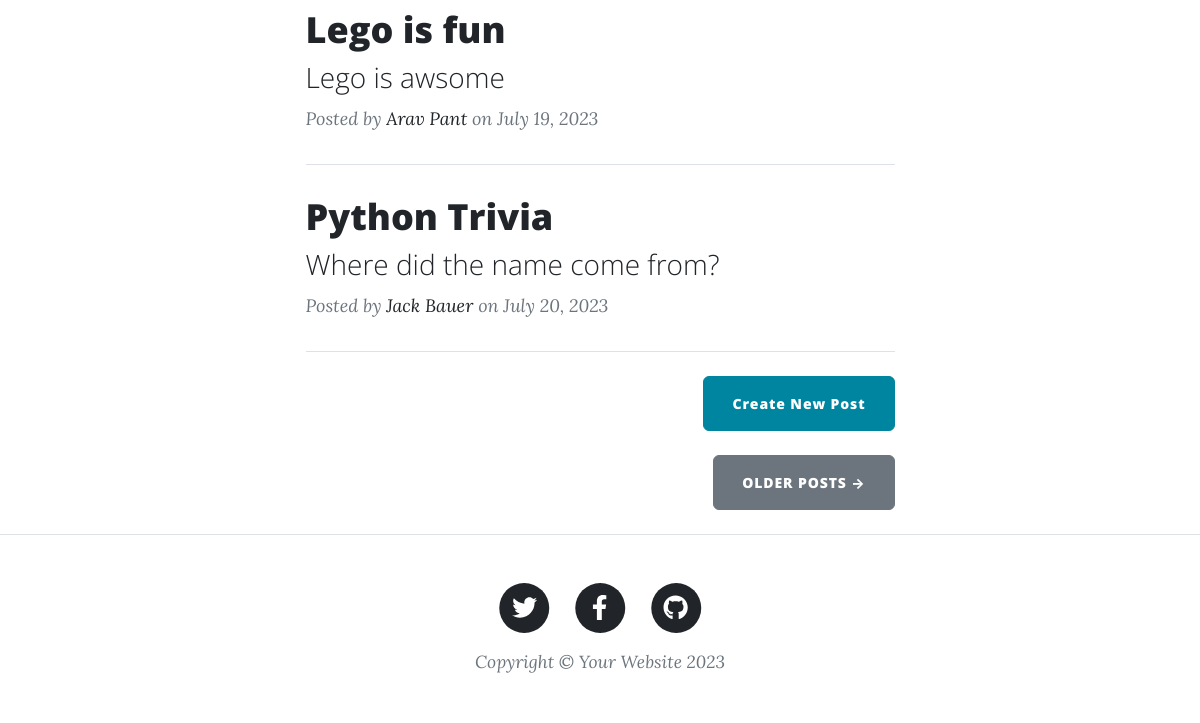
Before: / (lower part) with the older database file.
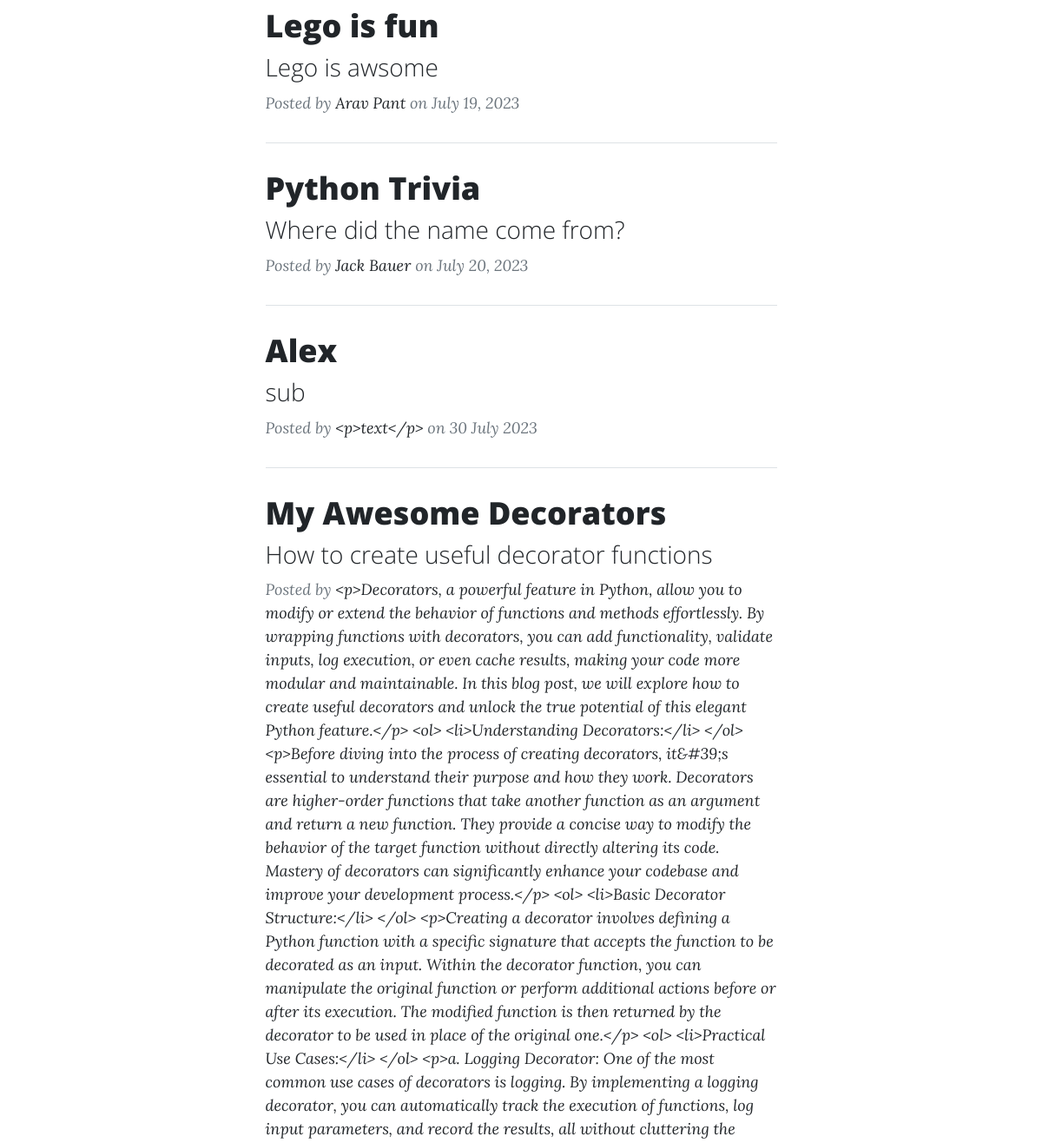
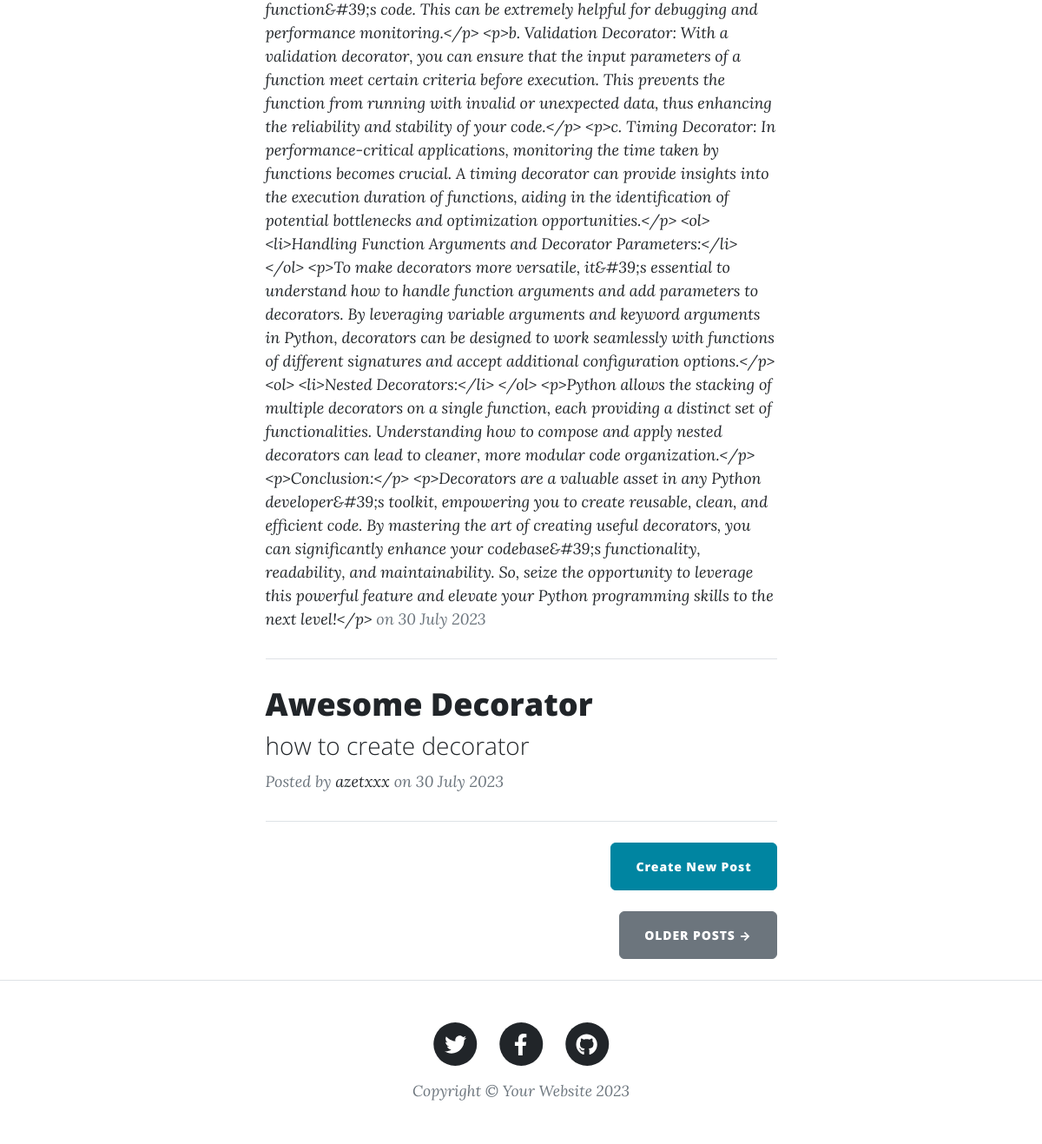
After: the same page with the newer database file (2 pictures, top to bottom).
### main.py (models this page shows)
class BlogPost(db.Model):
    id = db.Column(db.Integer, primary_key=True)
    title = db.Column(db.String(250), unique=True, nullable=False)
    subtitle = db.Column(db.String(250), nullable=False)
    date = db.Column(db.String(250), nullable=False)
    body = db.Column(db.Text, nullable=False)
    author = db.Column(db.String(250), nullable=False)
    img_url = db.Column(db.String(250), nullable=False)

### main.py (the view)
@app.route('/')
def get_all_posts():
    result = db.session.execute(db.select(BlogPost))
    posts = result.scalars().all()
    return render_template("index.html", all_posts=posts)

### templates/index.html (shortened to what this page needs)
{% include "header.html" %}
<div class="container px-4 px-lg-5">
  <div class="row gx-4 gx-lg-5 justify-content-center">
    <div class="col-md-10 col-lg-8 col-xl-7">
      {% for post in all_posts %}
      <div class="post-preview">
        <a href="{{ url_for('show_post', post_id=post.id) }}">
          <h2 class="post-title">{{ post.title }}</h2>
          <h3 class="post-subtitle">{{ post.subtitle }}</h3>
        </a>
        <p class="post-meta">
          Posted by
          <a href="#">{{post.author}}</a>
          on {{post.date}}
        </p>
      </div>
      <hr class="my-4" />
      {% endfor %}
      <div class="d-flex justify-content-end mb-4">
        <a
          class="btn btn-primary float-right"
          href="{{ url_for('add_new_post')}}"
          >Create New Post</a
        >
      </div>
      <div class="d-flex justify-content-end mb-4">
        <a class="btn btn-secondary text-uppercase" href="#!">Older Posts →</a>
      </div>
    </div>
  </div>
</div>
{% include "footer.html" %}

### templates/header.html (shortened to what this page needs)
<!DOCTYPE html>
<html lang="en">
  <head>
    {% block styles %}
    {{ bootstrap.load_css() }}
    <link
      href="{{ url_for('static', filename='css/styles.css') }}"
      rel="stylesheet"
    />
    {% endblock %}
  </head>
  <body>

### templates/footer.html (shortened to what this page needs)
        <footer class="border-top">
          <div class="container px-4 px-lg-5">
              <div class="row gx-4 gx-lg-5 justify-content-center">
                  <div class="col-md-10 col-lg-8 col-xl-7">
                      <ul class="list-inline text-center">
                          <li class="list-inline-item">
                              <a href="#!">
                                  <span class="fa-stack fa-lg">
                                      <i class="fas fa-circle fa-stack-2x"></i>
                                      <i class="fab fa-twitter fa-stack-1x fa-inverse"></i>
                                  </span>
                              </a>
                          </li>
                          <li class="list-inline-item">
                              <a href="#!">
                                  <span class="fa-stack fa-lg">
                                      <i class="fas fa-circle fa-stack-2x"></i>
                                      <i class="fab fa-facebook-f fa-stack-1x fa-inverse"></i>
                                  </span>
                              </a>
                          </li>
                          <li class="list-inline-item">
                              <a href="#!">
                                  <span class="fa-stack fa-lg">
                                      <i class="fas fa-circle fa-stack-2x"></i>
                                      <i class="fab fa-github fa-stack-1x fa-inverse"></i>
                                  </span>
                              </a>
                          </li>
                      </ul>
                      <div class="small text-center text-muted fst-italic">Copyright &copy; Your Website 2023</div>
                  </div>
              </div>
          </div>
      </footer>
  </body>
</html>

Changed rows visible on the page:
added BlogPost: title "Alex", subtitle "sub", author "<p>text</p>", date "30 July 2023"
added BlogPost: title "My Awesome Decorators", subtitle "How to create useful decorator functions", author "<p>Decorators, a powerful feature in Python, allow you to modify or extend the behavior of functions and methods effortlessly. By wrapping functions with decorators, you can add functionality, validate inputs, log execution, or even cache results, making your code more modular and maintainable. In this blog post, we will explore how to create useful decorators and unlock the true potential of this elegant Python feature.</p> <ol> <li>Understanding Decorators:</li> </ol> <p>Before diving into the process of creating decorators, it&#39;s essential to understand their purpose and how they work. Decorators are higher-order functions that take another function as an argument and return a new…", date "30 July 2023"
added BlogPost: title "Awesome Decorator", subtitle "how to create decorator", author "azetxxx", date "30 July 2023"
